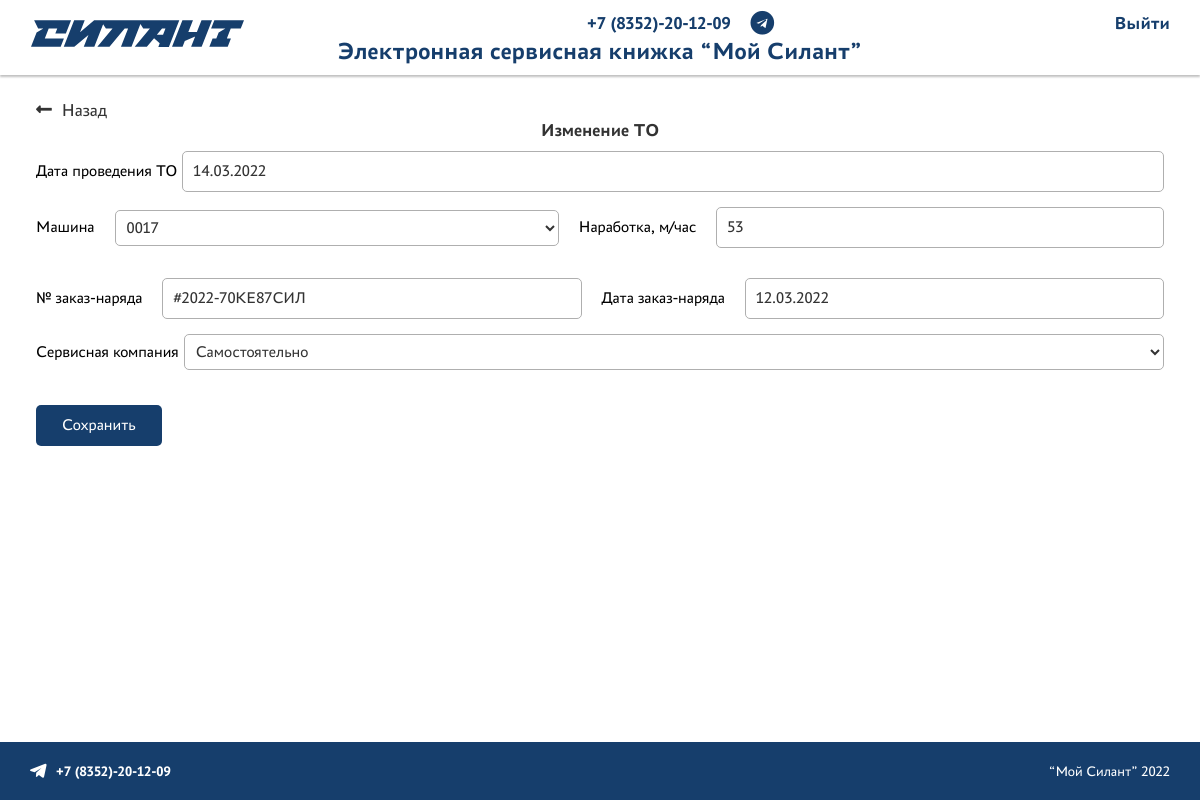
The app's page /maintenance/1/update (signed in) with its own data.
### backend/models.py (models this page shows, shortened)
class TO(models.Model):
    class Meta:
        verbose_name = 'Техническое обслуживание'
        verbose_name_plural = 'Технические обслуживания'
    vid_TO = models.ForeignKey(VidTOG, verbose_name='Вид технического обслуживания', on_delete=models.CASCADE,
                               related_name='vid_TO')  # Вид ТО
    date_TO = models.DateField('Дата проведения ТО')
    mtbf = models.DecimalField('Наработка, м/час', max_digits=10, decimal_places=0)
    num_order = models.CharField('№ заказ-наряда', max_length=32, unique=True)
    date_order = models.DateField('Дата заказ-наряда')
    service_TO = models.ForeignKey(Sersvice, verbose_name='Сервисная компания', on_delete=models.CASCADE)
    mashins_TO = models.ForeignKey(Mashins, verbose_name='Машина', on_delete=models.CASCADE)

### backend/views.py (the view)
# urls.py: path('maintenance/<pk>/update', MaintenanceUpdateView.as_view(), name='maintenance_update'),
class MaintenanceUpdateView(LoginRequiredMixin, UpdateView):
    permission_required = 'backend.change_TO'
    model = TO
    form_class = MaintenanceForm
    template_name = 'backend/TO/maintenance_update.html'
    success_url = reverse_lazy('maintenance_list')

### backend/forms.py
class MaintenanceForm(forms.ModelForm):
    class Meta:
        model = TO
        fields = '__all__'
        widgets = {
            'vid_TO': forms.RadioSelect()
        }

### backend/models.py (called while the page is built)
    def __str__(self):
        return f'{self.name}'

    def __str__(self) -> str:
        return f'{self.zav_nom_mashins}'

### users/models.py (called while the page is built)
    def __str__(self):
        return f'{self.first_name}'

### backend/templates/backend/TO/maintenance_update.html (shortened to what this page needs)
{% extends 'base.html' %}
{% load static %}
{% block content %}
<a class="back-page" href="{% url 'maintenance_list' %}"><i class="fas fa-long-arrow-alt-left"></i>Назад</a>
<h3>Изменение ТО</h3>
<form class="form" name="maintenanceForm" method="post" action="{{request.path}}">
    <div><label for="id_date_TO">{{form.date_TO.label}}</label> {{form.date_TO}}</div>
    <div class="united">
        <label for="mashins_TO">{{form.mashins_TO.label}}</label> {{form.mashins_TO}}
        <label for="mtbf">{{form.mtbf.label}}</label> {{form.mtbf}}
    </div>
    <div class="united">
        <label for="id_num_order">{{form.num_order.label}}</label> {{form.num_order}}
        <label for="id_date_order">{{form.date_order.label}}</label> {{form.date_order}}
    </div>
    <div><label for="id_service_TO">{{form.service_TO.label}}</label> {{form.service_TO}}</div>
    <button type="submit">Сохранить</button>
</form>
{% endblock %}

### static/styles/style.css (style rules this page uses)
:root { font-size: 10px; font-family: "PT Astra Sans"; }
* { padding: 0; margin: 0; box-sizing: border-box; }
html, body { min-width: 100%; margin: 0; padding: 0; scroll-behavior: smooth; height: 100%; }
h1, h2, h3, h4, h5, h6 { margin: 0; padding: 0; }
h3 { font-size: 2rem; }
a { text-decoration: none; }
input { outline: none; border: 1px solid #AFAFAF; padding: 10px; font-size: 1.8rem; border-radius: 5px; color: #333333; font-family: "PT Astra Sans"; transition: all 0.1s linear 0s; }
select { background: none; border: 1px solid #AFAFAF; border-radius: 5px; font-size: 1.8rem; font-family: "PT Astra Sans"; padding: 7px; color: #333333; transition: all 0.1s linear 0s; }
.back-page { position: absolute; font-size: 2rem; color: #333333; transition: all 0.1s linear 0s; }
.back-page i { padding-right: 10px; }
.content h2, .content h3, .content h4, .content h5 { margin: 10px 0; }
.content h3 { margin-top: 20px; text-align: center; color: #333333; }
.form { display: flex; flex-direction: column; gap: 15px; }
.form div { display: flex; align-items: center; gap: 5px; font-size: 1.8rem; }
.form .united { display: flex; align-items: center; gap: 20px; }
.form label { min-width: -webkit-max-content; min-width: -moz-max-content; min-width: max-content; }
.form input, .form select, .form textarea { width: 100%; }
.form button { width: -webkit-max-content; width: -moz-max-content; width: max-content; outline: 0; border: 1px solid transparent; text-align: center; font-size: 1.8rem; color: #ffffff; font-family: "PT Astra Sans"; background-color: #163E6C; padding: 10px 20px; border-radius: 5px; cursor: pointer; transition: all 0.1s linear 0s; padding: 10px 25px; margin: 20px 0; }

### static/styles/adaptive.css (style rules this page uses)
@media (max-width: 1300px) { :root { font-size: 9px; } }

### records on screen
TO: date_TO "14.03.2022", mashins_TO "0017", mtbf "53", num_order "#2022-70КЕ87СИЛ", date_order "12.03.2022", service_TO "Самостоятельно"
